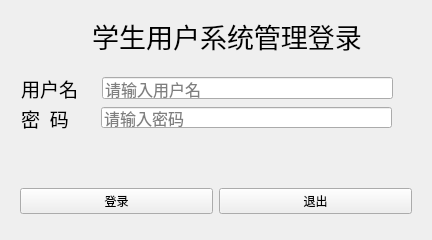
<?xml version="1.0" encoding="UTF-8"?>
<ui version="4.0">
 <class>stu_login</class>
 <widget class="QWidget" name="stu_login">
  <property name="geometry">
   <rect>
    <x>0</x>
    <y>0</y>
    <width>432</width>
    <height>240</height>
   </rect>
  </property>
  <property name="minimumSize">
   <size>
    <width>432</width>
    <height>240</height>
   </size>
  </property>
  <property name="maximumSize">
   <size>
    <width>432</width>
    <height>240</height>
   </size>
  </property>
  <property name="windowTitle">
   <string>登录</string>
  </property>
  <property name="windowIcon">
   <iconset resource="res2.qrc">
    <normaloff>:/picture/icon.png</normaloff>:/picture/icon.png</iconset>
  </property>
  <layout class="QGridLayout" name="gridLayout">
   <item row="4" column="0" colspan="2">
    <widget class="QWidget" name="widget_2" native="true">
     <property name="minimumSize">
      <size>
       <width>420</width>
       <height>100</height>
      </size>
     </property>
     <property name="maximumSize">
      <size>
       <width>420</width>
       <height>100</height>
      </size>
     </property>
     <property name="tabletTracking">
      <bool>false</bool>
     </property>
     <widget class="QLabel" name="label">
      <property name="geometry">
       <rect>
        <x>10</x>
        <y>10</y>
        <width>81</width>
        <height>22</height>
       </rect>
      </property>
      <property name="font">
       <font>
        <family>宋体</family>
        <pointsize>14</pointsize>
       </font>
      </property>
      <property name="text">
       <string>用户名</string>
      </property>
     </widget>
     <widget class="QLineEdit" name="username">
      <property name="geometry">
       <rect>
        <x>91</x>
        <y>10</y>
        <width>291</width>
        <height>22</height>
       </rect>
      </property>
      <property name="font">
       <font>
        <pointsize>12</pointsize>
       </font>
      </property>
      <property name="maxLength">
       <number>8</number>
      </property>
      <property name="placeholderText">
       <string>请输入用户名</string>
      </property>
     </widget>
     <widget class="QLabel" name="label_2">
      <property name="geometry">
       <rect>
        <x>10</x>
        <y>40</y>
        <width>81</width>
        <height>22</height>
       </rect>
      </property>
      <property name="font">
       <font>
        <family>宋体</family>
        <pointsize>14</pointsize>
       </font>
      </property>
      <property name="text">
       <string>密  码</string>
      </property>
     </widget>
     <widget class="QLineEdit" name="passwd">
      <property name="geometry">
       <rect>
        <x>90</x>
        <y>40</y>
        <width>291</width>
        <height>21</height>
       </rect>
      </property>
      <property name="font">
       <font>
        <pointsize>12</pointsize>
       </font>
      </property>
      <property name="maxLength">
       <number>8</number>
      </property>
      <property name="echoMode">
       <enum>QLineEdit::Password</enum>
      </property>
      <property name="placeholderText">
       <string>请输入密码</string>
      </property>
     </widget>
    </widget>
   </item>
   <item row="6" column="0" colspan="2">
    <widget class="QWidget" name="widget" native="true">
     <layout class="QGridLayout" name="gridLayout_2">
      <item row="0" column="1">
       <widget class="QPushButton" name="btexit">
        <property name="text">
         <string>退出</string>
        </property>
       </widget>
      </item>
      <item row="0" column="0">
       <widget class="QPushButton" name="btlogin">
        <property name="text">
         <string>登录</string>
        </property>
       </widget>
      </item>
     </layout>
    </widget>
   </item>
   <item row="3" column="0" colspan="2">
    <widget class="QLabel" name="label_3">
     <property name="minimumSize">
      <size>
       <width>432</width>
       <height>50</height>
      </size>
     </property>
     <property name="maximumSize">
      <size>
       <width>432</width>
       <height>50</height>
      </size>
     </property>
     <property name="font">
      <font>
       <family>宋体</family>
       <pointsize>20</pointsize>
      </font>
     </property>
     <property name="text">
      <string>学生用户系统管理登录</string>
     </property>
     <property name="alignment">
      <set>Qt::AlignCenter</set>
     </property>
     <property name="margin">
      <number>0</number>
     </property>
    </widget>
   </item>
  </layout>
 </widget>
 <resources>
  <include location="res2.qrc"/>
 </resources>
 <connections/>
</ui>
